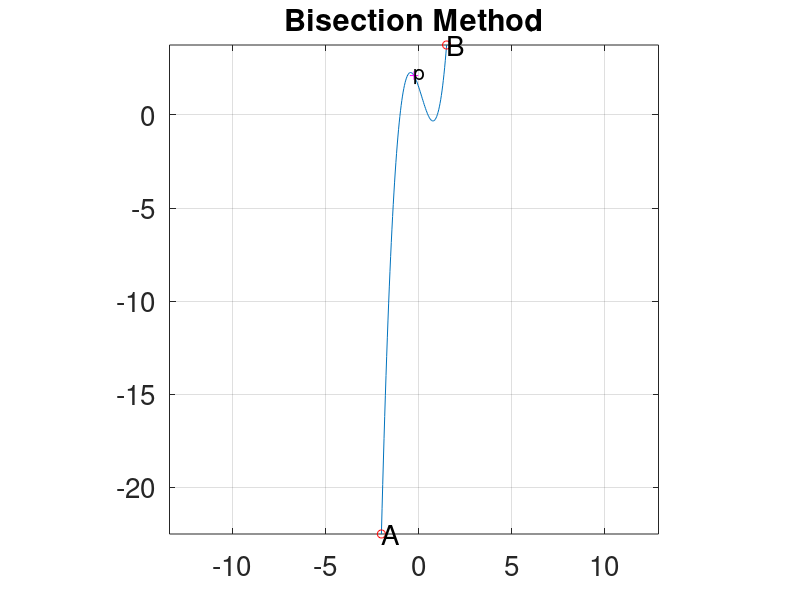

MATLAB code to generate this figure: (Note: this script raises an error after producing the figure.)
#function output = fn_bisection_method(a, b, TOL, N)
function output = fn_bisection_method()
  a = -2;
  b = 1.5;
  TOL = 1e-10; ##0.0000000001 default tolerance
  N = 30;
  points = 100;
  ##where a, b are endpoints,
  ##TOL is tolerance
  ##N is max iterations

  ##prepare formatting
  format;
  #output_precision(digit)

  #function handle
  f = @(x) 3*(x + 1).*(x - 0.5).*(x - 1);

  #x values range from a to b
  x = linspace(a,b,points);
  y = 3*(x+1).*(x-0.5).*(x-1);

  Fa = f(a);
  Fb = f(b);

  if (Fa*Fb)>0
    error("f(a) and f(b) are not opposite signs!");
    return;
  endif

  plot(x,y) ##TEST plot
  grid on;
  title('Bisection Method');
  set(gca,'FontSize',20);

  y_min = min(y);
  y_max = max(y);
  % Calculate the range for both x and y
  x_range = b - a;
  y_range = y_max - y_min;
  % Determine the maximum range for the aspect ratio
  max_range = max(x_range, y_range);
  % Calculate the new axis limits
  x_center = (b + a) / 2;
  y_center = (y_max + y_min) / 2;
  x_limit = [x_center - max_range / 2, x_center + max_range / 2];
  y_limit = [y_center - max_range / 2, y_center + max_range / 2];
  % Determine the tick locations at intervals of 2
  x_ticks = floor(x_limit(1)/2)*2 : 2 : ceil(x_limit(2)/2)*2;
  y_ticks = floor(y_limit(1)/2)*2 : 2 : ceil(y_limit(2)/2)*2;
  % Set the aspect ratio to 'equal' and specify axis limits and tick locations
  axis([x_limit, y_limit]);
  axis equal;
  hold on;
  #plot points a and b.
  plot(a, Fa, 'ro');
  plot(b, Fb, 'ro');
  text(a, Fa, "A","fontsize",20);
  text(b, Fb, "B","fontsize",20);

  p  = zeros(2,N);
  as = zeros(2,N);
  bs = zeros(2,N);

  for i = 1:N

    midpoint = (a + (b - a) / 2);
    fprintf('%d\tA:%f\tB:%f\tmid:%f\n',i,a,b,midpoint);
    fprintf('eval%d\tA:%f\tB:%f\tmid:%f\n',i,f(a),f(b),f(midpoint));
    #fprintf('A:%f\tB:%f\n',a,b);
    #fprintf('p(%d):%f A:%f B:%f f(mid):%f fa:%f fb:%f\n',i,midpoint,a,b,f(midpoint),Fa,Fb);

    #p = midpoint;
    Fp = f(p); #evaluate p

    if (i>1)
      if (f(midpoint)==0) || (fn_rel_err(midpoint, past_midpoint) < TOL)
        output = p;
        fprintf('REACHED\n');
        return;
      endif
    else
      past_midpoint = midpoint;
      if (f(midpoint)==0)
        output = p;
        fprintf('REACHED\n');
        return;
      endif
    endif

    if ((f(a).*f(midpoint))>0) #p replaces a; same sign
      a = midpoint;
      Fa = f(midpoint);
      ##solve for a[i], b[i];
    else
      b = midpoint;
      Fb = f(midpoint);
    endif
    plot(midpoint, f(midpoint), 'm+');
    text(midpoint, f(midpoint), "p","fontsize",15);
  endfor
  error('Method failed after %d iterations, last value: %f',N, midpoint);

end
